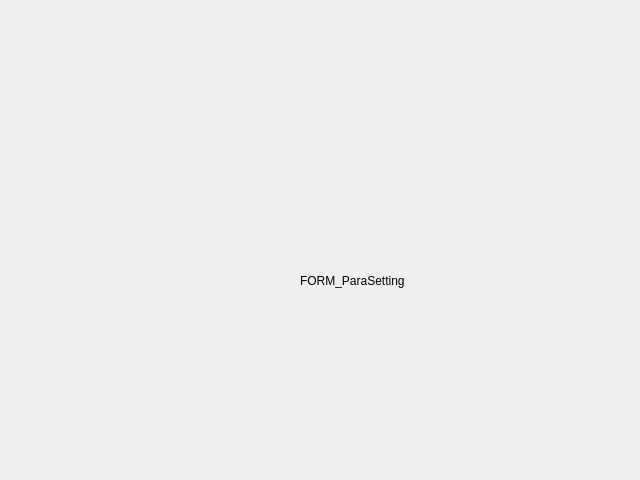
<?xml version="1.0" encoding="UTF-8"?>
<ui version="4.0">
 <class>FORM_ParaSetting</class>
 <widget class="QWidget" name="FORM_ParaSetting">
  <property name="geometry">
   <rect>
    <x>0</x>
    <y>0</y>
    <width>640</width>
    <height>480</height>
   </rect>
  </property>
  <property name="windowTitle">
   <string>Form</string>
  </property>
  <widget class="QLabel" name="label">
   <property name="geometry">
    <rect>
     <x>300</x>
     <y>260</y>
     <width>201</width>
     <height>41</height>
    </rect>
   </property>
   <property name="text">
    <string>FORM_ParaSetting</string>
   </property>
  </widget>
 </widget>
 <resources/>
 <connections/>
</ui>
